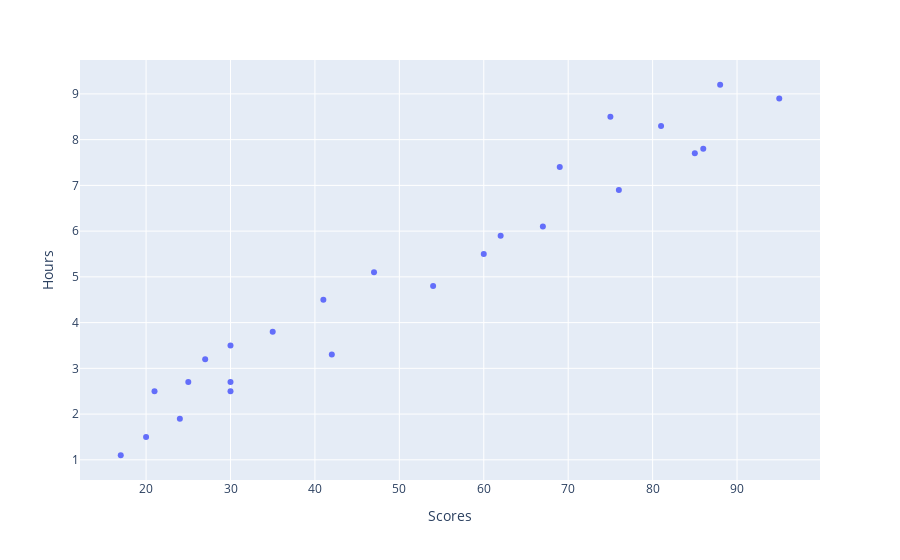

The notebook cell this image was saved under:
### Markdown cell above
# lets visualize to have overview of the distribution

### Code cell
px.scatter(x='Scores',y='Hours',data_frame=df)

### Figure 1 — Plotly figure (JSON) as saved in the notebook; plotly's stock layout.template omitted (floating-point values rounded to 4 significant figures)
{"data": [{"hovertemplate": "Scores=%{x}<br>Hours=%{y}<extra></extra>", "legendgroup": "", "marker": {"color": "#636efa", "symbol": "circle"}, "mode": "markers", "name": "", "orientation": "v", "showlegend": false, "type": "scatter", "x": [21, 47, 27, 75, 30, 20, 88, 60, 81, 25, 85, 62, 41, 42, 17, 95, 30, 24, 67, 69, 30, 54, 35, 76, 86], "xaxis": "x", "y": [2.5, 5.1, 3.2, 8.5, 3.5, 1.5, 9.2, 5.5, 8.3, 2.7, 7.7, 5.9, 4.5, 3.3, 1.1, 8.9, 2.5, 1.9, 6.1, 7.4, 2.7, 4.8, 3.8, 6.9, 7.8], "yaxis": "y"}], "layout": {"legend": {"tracegroupgap": 0}, "margin": {"t": 60}, "xaxis": {"anchor": "y", "domain": [0, 1], "title": {"text": "Scores"}}, "yaxis": {"anchor": "x", "domain": [0, 1], "title": {"text": "Hours"}}}}
